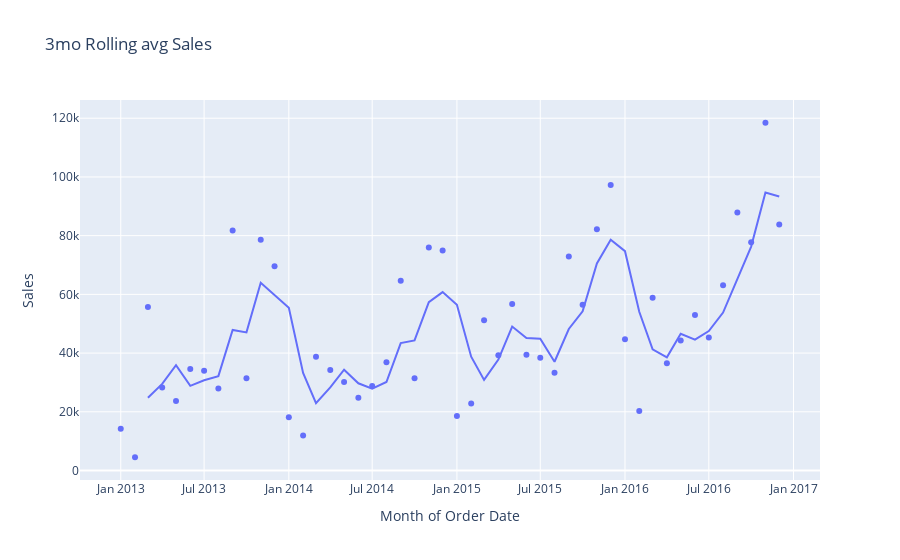

This figure's notebook cell:
### Code cell
fig=px.scatter(
monthly_sales,
x='Month of Order Date',
y='Sales',
trendline='rolling',
trendline_options=dict(window=3),
title='3mo Rolling avg Sales')
fig.show()
